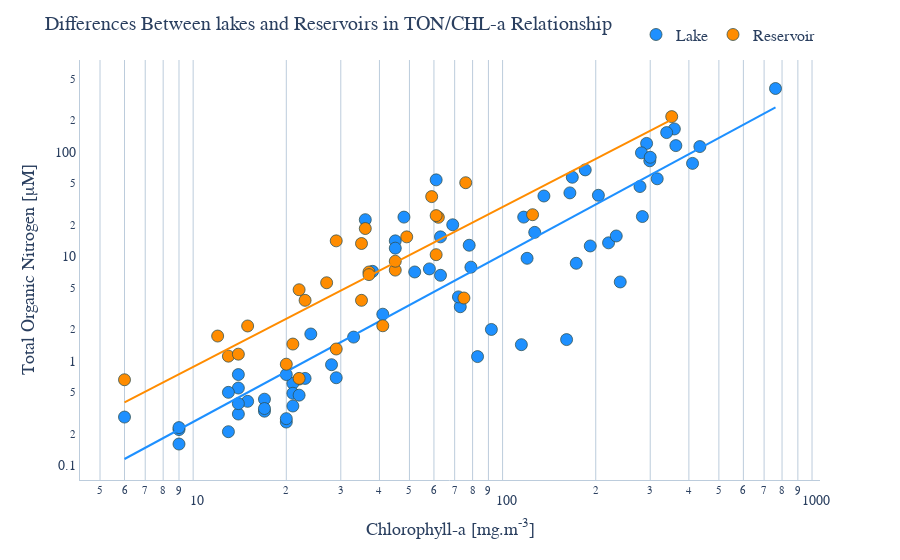

The notebook cell this image was saved under:
### Markdown cell above
Looking at the correlation matrix, we can see some interesting things:

1. All TSI are strongly correlated to one another.
2. Total Organic Nitrogen is positively correlated to al TSI.
3. Total Organic Nitrogen is strongly correlated to Chlorophyll-a.
4. Temperature is strongly correlated to all three TSI.
5. Total Phosphorus dues not have strong correlation with any variable, except it's corresponding TSI.
6. Area of the lake does not correaltes with any TSI.
7. Mean depth is more correlated to TSI than volume.

### Code cell
fig6 = px.scatter(data_frame=data,
x='TON',
y='CHL',
log_x=True,
log_y=True,
trendline='ols',
trendline_options=dict(log_x=True, log_y=True),
color='TYPE',
color_discrete_sequence=colors_type,
hover_name=data.index,
)
fig_title = 'Differences Between lakes and Reservoirs in TON/CHL-a Relationship'
xaxis_title='Total Organic Nitrogen [μM]'
yaxis_title='Chlorophyll-a [mg.m<sup>-3</sup>]'

apply_custom_layout(fig6, fig_title, xaxis_title, yaxis_title, font='Lora',show_xspikes=True, legend_title=None)
fig6.update_layout(hovermode='closest',  coloraxis_colorbar_orientation='h')
fig6.update_traces(marker=dict(size=12,
                              line=dict(width=0.75,
                                        color='DarkSlateGrey')),
                  selector=dict(mode='markers'))
    
fig6.show()

### Figure 1 — Plotly figure (JSON) as saved in the notebook; plotly's stock layout.template omitted (floating-point values rounded to 4 significant figures)
{"data": [{"hovertemplate": "<b>%{hovertext}</b><br><br>TYPE=Lake<br>TON=%{x}<br>CHL=%{y}<extra></extra>", "hovertext": ["Rodeo", "Comedero", "Mar Chiquita", "El Diamante", "Melincué", "El Carpincho", "De Gómez", "Navarro", "Las mulitas", "De Lobos", "Indio Muerto", "De Monte", "La Chilca", "Chascomús", "La Limpia", "La Tablilla", "Blanca Grande", "Alsina", "Cochicó", "Salada Grande", "Los Horcones", "Del Monte", "Dulce", "Del Venado", "Epecuén", "La Brava", "De los Padres", "De Pigüé", "De Saavedra", "La Dulce", "Urre Lauquen", "Sauce Grande", "Agrio", "Pellegrini", "Blanca ", "Aluminé", "Norquinco", "Quillén", "Huechulafquen", "Lacar", "Nahuel Huapi", "Gutierrez", "Ne Luan", "Mascardi", "Guillermo", "Steffen", "Las Chultas", "Epuyen", "Puelo", "Cholila", "Lezama", "Los Mosquitos", "Rivadavia", "Esquel", "Brechman", "Verde", "Wilimanco", "Zeta", "Largo", "Terraplén", "Futalaufquen", "Rosario", "Quichaura", "Cronometro", "Los Niños", "Pico 4", "Pico 3", "Pico 1", "La Plata", "Fontana", "Blanco", "Muster", "Colhue Huapi"], "legendgroup": "Lake", "marker": {"color": "dodgerblue", "line": {"color": "DarkSlateGrey", "width": 0.75}, "size": 12, "symbol": "circle"}, "mode": "markers", "name": "Lake", "orientation": "v", "showlegend": true, "type": "scatter", "x": [63, 36, 204, 22, 240, 299, 762, 434, 283, 359, 192, 165, 220, 168, 173, 92, 185, 292, 281, 161, 233, 300, 363, 339, 316, 79, 73, 278, 117, 78, 58, 136, 21, 45, 115, 14, 17, 6, 14, 21, 15, 14, 48, 9, 14, 13, 29, 9, 9, 17, 20, 61, 17, 72, 45, 23, 38, 63, 21, 69, 13, 33, 83, 120, 22, 24, 41, 28, 20, 20, 411, 52, 127], "xaxis": "x", "y": [15.4, 22.5, 38.5, 0.67, 5.7, 82.4, 405.3, 112.7, 24.1, 166.2, 12.6, 40.6, 13.5, 57.3, 8.6, 2, 67.4, 120.8, 98.2, 1.6, 15.7, 89, 115.1, 153.4, 55.4, 7.9, 3.3, 46.7, 23.8, 12.8, 7.6, 37.9, 0.61, 14.1, 1.43, 0.31, 0.43, 0.29, 0.74, 0.37, 0.41, 0.39, 23.8, 0.22, 0.55, 0.21, 0.69, 0.16, 0.23, 0.33, 0.74, 54.1, 0.35, 4.1, 12, 0.68, 7.2, 6.6, 0.49, 20.1, 0.5, 1.69, 1.1, 9.6, 0.47, 1.81, 2.8, 0.92, 0.26, 0.28, 77.8, 7.1, 17], "yaxis": "y"}, {"hovertemplate": "<b>OLS trendline</b><br>log10(CHL) = 1.59999 * log10(TON) + -2.18411<br>R<sup>2</sup>=0.805163<br><br>TYPE=Lake<br>TON=%{x}<br>CHL=%{y} <b>(trend)</b><extra></extra>", "legendgroup": "Lake", "marker": {"color": "dodgerblue", "symbol": "circle"}, "mode": "lines", "name": "Lake", "showlegend": false, "type": "scatter", "x": [6, 9, 9, 9, 13, 13, 14, 14, 14, 14, 15, 17, 17, 17, 20, 20, 20, 21, 21, 21, 22, 22, 23, 24, 28, 29, 33, 36, 38, 41, 45, 45, 48, 52, 58, 61, 63, 63, 69, 72, 73, 78, 79, 83, 92, 115, 117, 120, 127, 136, 161, 165, 168, 173, 185, 192, 204, 220, 233, 240, 278, 281, 283, 292, 299, 300, 316, 339, 359, 363, 411, 434, 762], "xaxis": "x", "y": [0.1151, 0.2201, 0.2201, 0.2201, 0.3964, 0.3964, 0.4463, 0.4463, 0.4463, 0.4463, 0.4984, 0.609, 0.609, 0.609, 0.7898, 0.7898, 0.7898, 0.8539, 0.8539, 0.8539, 0.9199, 0.9199, 0.9877, 1.057, 1.353, 1.431, 1.76, 2.023, 2.206, 2.491, 2.891, 2.891, 3.205, 3.643, 4.339, 4.703, 4.952, 4.952, 5.728, 6.132, 6.269, 6.97, 7.113, 7.698, 9.077, 12.97, 13.33, 13.89, 15.2, 16.96, 22.22, 23.11, 23.79, 24.93, 27.75, 29.45, 32.45, 36.62, 40.14, 42.09, 53.25, 54.17, 54.79, 57.61, 59.83, 60.15, 65.37, 73.14, 80.17, 81.6, 99.54, 108.6, 267.3], "yaxis": "y"}, {"hovertemplate": "<b>%{hovertext}</b><br><br>TYPE=Reservoir<br>TON=%{x}<br>CHL=%{y}<extra></extra>", "hovertext": ["La Ciénaga", "Las Maderas", "Campo Alegre", "Cabra Corral", "El Cadillal", "Río Hondo", "Sumampa", "las Pirquitas", "Los Sauces", "Anzulón", "Portezuelo", "Cruz del Eje", "Saladillo", "San Roque", "Ullum", "La Viña", "Los Molinos", "Río Tercero", "San Felipe", "La Florida", "El Carrizal", "Agua del Toro", "Los Reyunos", "Valle Grande", "El Nihuil", "Marri Menuco", "Los Barreales", "Ramos Mexía", "Amutui Quimen", "Ameghino"], "legendgroup": "Reservoir", "marker": {"color": "darkorange", "line": {"color": "DarkSlateGrey", "width": 0.75}, "size": 12, "symbol": "circle"}, "mode": "markers", "name": "Reservoir", "orientation": "v", "showlegend": true, "type": "scatter", "x": [45, 35, 62, 37, 35, 61, 61, 49, 59, 75, 125, 27, 352, 45, 20, 37, 29, 36, 76, 23, 22, 13, 21, 14, 29, 6, 12, 15, 22, 41], "xaxis": "x", "y": [7.4, 13.3, 23.7, 7.1, 3.8, 10.4, 24.6, 15.4, 37.4, 4, 25.1, 5.6, 218.1, 9, 0.93, 6.7, 14.1, 18.5, 50.8, 3.8, 4.8, 1.11, 1.45, 1.16, 1.3, 0.66, 1.73, 2.16, 0.68, 2.17], "yaxis": "y"}, {"hovertemplate": "<b>OLS trendline</b><br>log10(CHL) = 1.53029 * log10(TON) + -1.58771<br>R<sup>2</sup>=0.715131<br><br>TYPE=Reservoir<br>TON=%{x}<br>CHL=%{y} <b>(trend)</b><extra></extra>", "legendgroup": "Reservoir", "marker": {"color": "darkorange", "symbol": "circle"}, "mode": "lines", "name": "Reservoir", "showlegend": false, "type": "scatter", "x": [6, 12, 13, 14, 15, 20, 21, 22, 22, 23, 27, 29, 29, 35, 35, 36, 37, 37, 41, 45, 45, 49, 59, 61, 61, 62, 75, 76, 125, 352], "xaxis": "x", "y": [0.4009, 1.158, 1.309, 1.466, 1.63, 2.531, 2.727, 2.928, 2.928, 3.134, 4.006, 4.469, 4.469, 5.959, 5.959, 6.221, 6.488, 6.488, 7.591, 8.754, 8.754, 9.972, 13.25, 13.94, 13.94, 14.29, 19.13, 19.52, 41.8, 203.8], "yaxis": "y"}], "layout": {"autosize": true, "coloraxis": {"colorbar": {"orientation": "h"}}, "font": {"family": "Lora"}, "hoverdistance": 1, "hovermode": "closest", "legend": {"font": {"size": 16}, "orientation": "h", "title": {}, "tracegroupgap": 0, "x": 1, "xanchor": "right", "y": 1.02, "yanchor": "bottom"}, "margin": {"t": 60}, "plot_bgcolor": "#FFFFFF", "showlegend": true, "spikedistance": 1000, "title": {"font": {"size": 20}, "text": "Differences Between lakes and Reservoirs in TON/CHL-a Relationship"}, "xaxis": {"anchor": "y", "domain": [0, 1], "gridcolor": "#BCCCDC", "linecolor": "#BCCCDC", "minor": {"dtick": "M3", "showgrid": true, "ticks": "inside"}, "showgrid": true, "showspikes": true, "spikecolor": "#999999", "spikedash": "dot", "spikemode": "across", "spikethickness": 2, "tickfont": {"size": 14}, "title": {"font": {"size": 18}, "text": "Chlorophyll-a [mg.m<sup>-3</sup>]"}, "type": "log"}, "yaxis": {"anchor": "x", "domain": [0, 1], "gridcolor": "#BCCCDC", "linecolor": "#BCCCDC", "showgrid": false, "tickfont": {"size": 14}, "title": {"font": {"size": 18}, "text": "Total Organic Nitrogen [μM]"}, "type": "log"}}}
